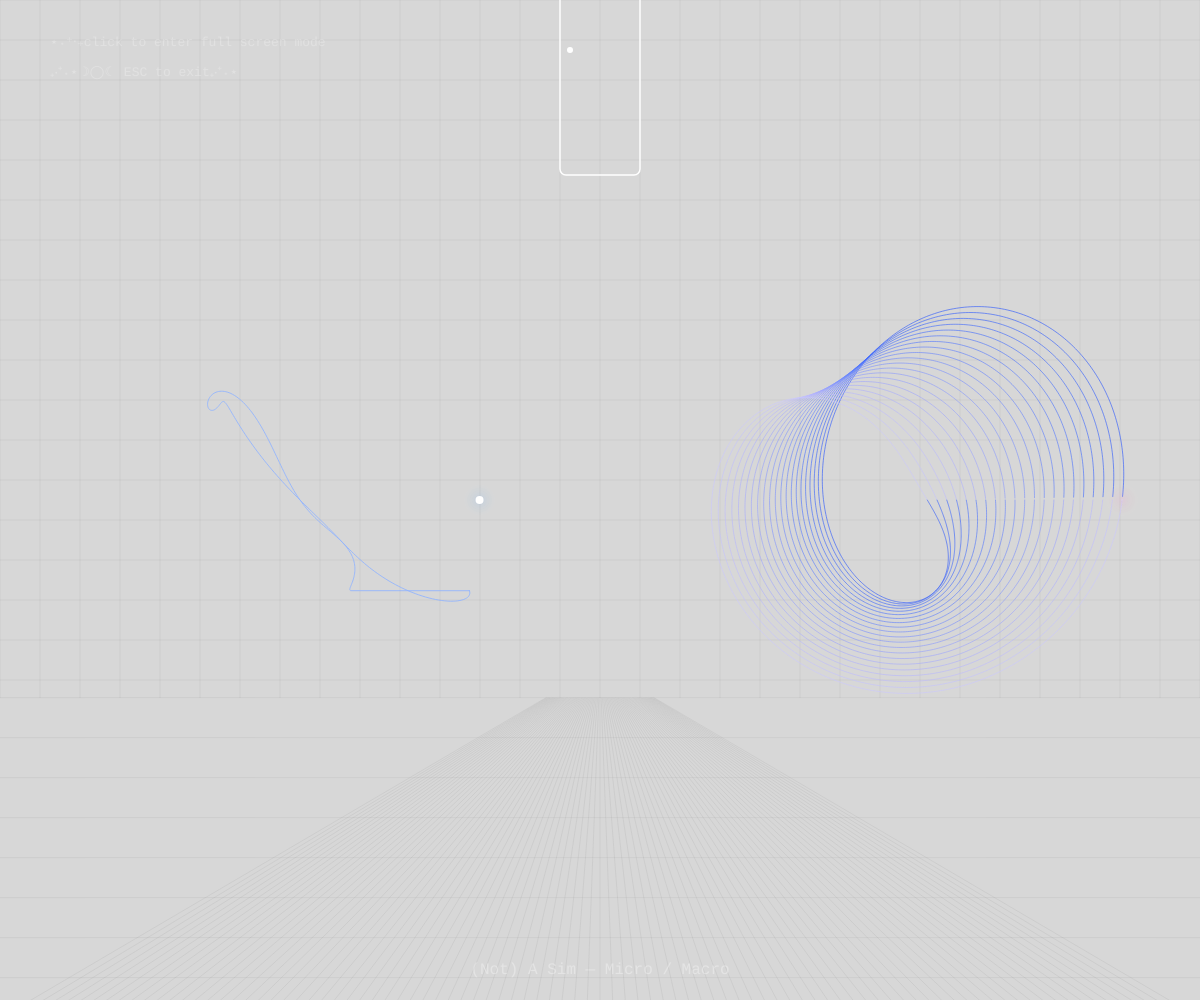
Frame 1 (no input)
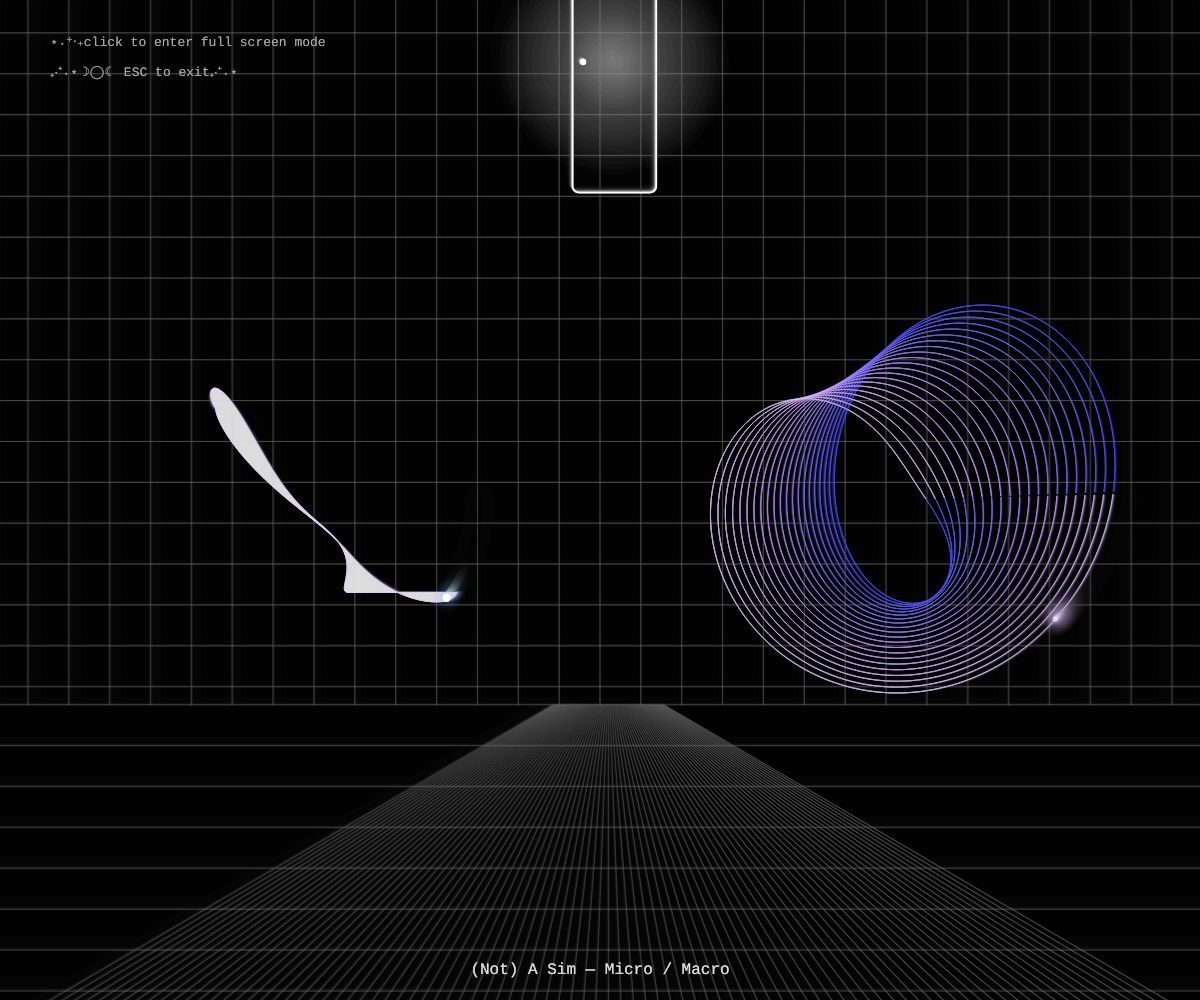
Frame 60 (no input)
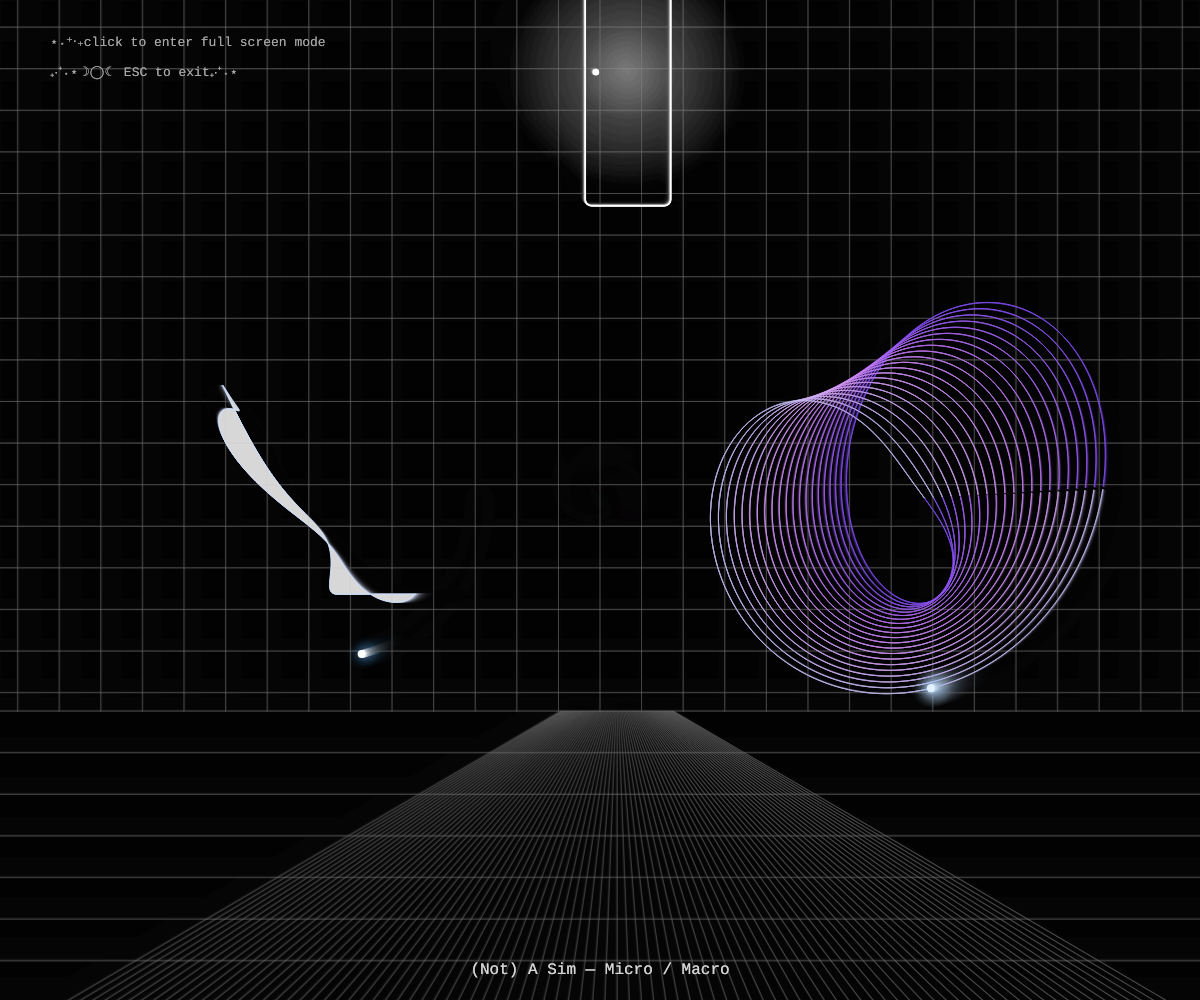
Frame 120 (the mouse pressed at the canvas centre since frame 60)

The p5.js sketch that drew these frames (run headless with seeded random() and noise() and a simulated clock; from frame 60 on, the mouse is pressed at the canvas centre):

// p5.js sketch
// ── sketch.js
let t = 0;
let camSpeed = 0.01;

let doorPos, doorTarget;
let doorW = 80, doorH;
let floatingSymbols = [];
let symbols = ["∞", "1", "$","☽", "☾", "✦", "0", "ꨄ"];

function setup() {
  createCanvas(windowWidth, windowHeight);
  noCursor();
  rectMode(CENTER);
  noFill();
  doorH = height * 0.25;
  doorPos = createVector(width / 2, height * 0.05);
  doorTarget = doorPos.copy();
  textFont('monospace');
}

function draw() {
  background(0, 40);

  let halfW = width / 2;
  let boxW = halfW * 0.9;
  let boxH = height * 0.9;

  stroke(80);
  // 中心分割线暂时隐藏（你之前注释掉了）
  // line(halfW, 0, halfW, height);

  drawModifiedGrid();

  push();
  translate(halfW / 2, height / 2);
  drawMobiusFirst(boxW * 0.8, boxH * 0.5);
  pop();

  push();
  translate(halfW + halfW / 2, height / 2);
  drawMobiusThird(boxW * 0.8, boxH * 0.5);
  pop();

  drawCenterDoor(halfW, height);

  // 单独绘制粒子（放 door 之后以便粒子在前）
  drawFloatingSymbols();

  // 左上角全屏提示（半透明）
  push();
  fill(255, 60);
  noStroke();
  textSize(13);
  textAlign(LEFT, TOP);
  text("⋆˖⁺‧₊click to enter full screen mode", 50, 36);
  text("₊‧⁺˖⋆☽◯☾ ESC to exit₊‧⁺˖⋆", 50, 66);
  pop();

  noStroke();
  fill(255, 80 + 50 * sin(t * 2));
  textAlign(CENTER, CENTER);
  textSize(16);
  text("(Not) A Sim — Micro / Macro", width / 2, height - 30);

  t += camSpeed;
}

/* ---------------------
   网格
--------------------- */
function drawModifiedGrid() {
  push();
  stroke(140, 140, 140, 35);
  strokeWeight(1);

  let pulse = 1 + 0.05 * sin(t * 0.8);
  let offsetY = 10 * sin(t * 0.5);
  translate(width / 2, height / 2 + offsetY);
  scale(pulse);
  translate(-width / 2, -height / 2);

  let topRegion = height * 3 / 4.3;
  let spacing = max(40, width / 30);
  let vanishingX = width / 2 + sin(t * 0.5) * 30;
  let bottom = height * 1.3;
  let rows = Math.ceil((bottom - topRegion) / spacing) + 4;

  for (let y = 0; y <= topRegion; y += spacing) line(-width * 0.5, y, width * 1.5, y);
  for (let x = -width * 0.5; x <= width * 1.5; x += spacing) line(x, 0, x, topRegion);

  for (let i = 0; i <= rows; i++) {
    let y = topRegion + i * spacing;
    let t2 = map(i, 0, rows, 0, 1);
    let leftX = lerp(-width * 0.8, vanishingX, t2 * 0.9);
    let rightX = lerp(width * 1.8, vanishingX, t2 * 0.9);
    line(leftX, y, rightX, y);
  }

  let verticalCols = Math.ceil(width / spacing) * 3;
  for (let i = -Math.floor(verticalCols / 2); i <= Math.floor(verticalCols / 2); i++) {
    let startX = vanishingX + i * (spacing * 0.6);
    line(startX, bottom, lerp(startX, vanishingX, 0.95), topRegion);
  }

  pop();
}

/* ---------------------
   中心门（带小白色光晕），门高度1/4且会远离鼠标
--------------------- */
function drawCenterDoor(midX, h) {
  push();
  let mouseVec = createVector(mouseX, mouseY);
  let distVec = p5.Vector.sub(doorPos, mouseVec);
  let maxDist = 250;
  if (distVec.mag() < maxDist) {
    let away = distVec.setMag(30);
    doorTarget = p5.Vector.add(createVector(midX, h * 0.05), away);
  } else {
    doorTarget = createVector(midX, h * 0.05);
  }

  doorPos.lerp(doorTarget, 0.08);

  let scalePulse = 1 + 0.07 * sin(t * 1.2);
  let moveY = 30 * sin(t * 0.7);
  let moveX = 50 * sin(t * 0.5);

  translate(doorPos.x + moveX, doorPos.y + moveY);
  scale(scalePulse);

  // 白色光晕（较小且透明）
  let ctx = drawingContext;
  let radius = max(doorW, doorH) * 0.45;
  let gradient = ctx.createRadialGradient(0, 0, 0, 0, 0, radius);
  gradient.addColorStop(0, 'rgba(255,255,255,0.12)');
  gradient.addColorStop(0.4, 'rgba(255,255,255,0.05)');
  gradient.addColorStop(1, 'rgba(255,255,255,0)');
  ctx.fillStyle = gradient;
  noStroke();
  ellipse(0, 0, radius * 2);

  // 门线框
  stroke(255);
  strokeWeight(1.5);
  noFill();
  rect(0, 0, doorW, doorH, 6);

  // 把手：小圆点（左侧）
  noStroke();
  fill(255);
  ellipse(-doorW / 2 + 10, 0, 6);

  // clear canvas shadow settings (safety)
  drawingContext.shadowBlur = 0;
  drawingContext.shadowColor = 'rgba(0,0,0,0)';

  pop();
}

/* ---------------------
   发光粒子（符号）系统
   鼠标点击任意屏幕位置都会在该位置生成粒子（修复过只在右半边的 bug）
   发光效果采用左右两个小“光球”而非单一圆片
--------------------- */
function drawFloatingSymbols() {
  for (let i = floatingSymbols.length - 1; i >= 0; i--) {
    let s = floatingSymbols[i];

    // dynamics
    s.angle += s.speed;
    s.radius += 0.6;
    s.alpha -= 6;

    // position
    let sx = s.x + cos(s.angle) * s.radius;
    let sy = s.y + sin(s.angle) * s.radius - s.radius * 0.3;

    // neon-ish twin glow (two small orbs left/right)
    noStroke();
    // lighter, more neon-like low-alpha outer glow
    fill(red(s.color), green(s.color), blue(s.color), s.alpha * 0.18);
    ellipse(sx - 5, sy, s.glowSize);
    ellipse(sx + 5, sy, s.glowSize);

    // core bright spot
    fill(red(s.color), green(s.color), blue(s.color), s.alpha * 0.9);
    ellipse(sx - 5, sy, s.coreSize);
    ellipse(sx + 5, sy, s.coreSize);

    // symbol text (slightly glowing)
    push();
    translate(sx, sy);
    drawingContext.shadowBlur = 12;
    drawingContext.shadowColor = s.color.toString();
    fill(red(s.color), green(s.color), blue(s.color), s.alpha);
    textSize(s.textSize);
    textAlign(CENTER, CENTER);
    text(s.char, 0, 0);
    pop();

    // cleanup shadow
    drawingContext.shadowBlur = 0;

    if (s.alpha <= 0) {
      floatingSymbols.splice(i, 1);
    }
  }
}

/* spawn helper */
function spawnSymbolsAt(x, y, count = 3) {
  for (let i = 0; i < count; i++) {
    let c = random(symbols);
    // more neon palette (HSL-ish via RGB selection)
    let col = color(random(120, 255), random(80, 255), random(140, 255));
    floatingSymbols.push({
      char: c,
      x: x,
      y: y,
      radius: random(8, 18),
      angle: random(TWO_PI),
      alpha: 220,
      speed: random(0.04, 0.09),
      color: col,
      glowSize: random(18, 38),
      coreSize: random(6, 12),
      textSize: random(16, 22)
    });
  }
}

/* mouse: try enter fullscreen (or re-enter after exit) and spawn particles */
function mousePressed() {
  // attempt to enter fullscreen when not already (this will work repeatedly after user exits)
  // note: fullscreen() is a p5 DOM helper that must be called on user gesture
  if (!fullscreen()) {
    try {
      fullscreen(true);
    } catch (e) {
      // some browsers may reject but this is safe to ignore
    }
  }
  // Always spawn particles at click position (fix: uses mouseX/mouseY directly)
  spawnSymbolsAt(mouseX, mouseY, 3);
}

/* allow ESC to exit fullscreen explicitly */
function keyPressed() {
  if (keyCode === ESCAPE) {
    try {
      fullscreen(false);
    } catch (e) {}
  }
}

// ---- 第一视角莫比乌斯 ----
function drawMobiusFirst(w, h) {
  let num = 300;
  let R = w / 3;
  let r = h / 4;

  beginShape();
  for (let i = 0; i < num; i++) {
    let u = map(i, 0, num, 0, TWO_PI);
    let dynamicR = R * (0.9 + 0.1 * sin(t * 0.3 + u * 2));
    let dynamicR2 = r * (0.5 + 0.5 * cos(u * 3 + t * 0.25));
    let smoothTwist = cos(u / 2 + t * 0.15) * 0.5 + 0.5;
    let smoothR = dynamicR2 * (0.5 + 0.5 * smoothTwist);
    let x = (dynamicR + smoothR * cos(u / 2)) * cos(u);
    let y = (dynamicR + smoothR * sin(u / 2)) * cos(u);
    let z = smoothR * sin(u / 2);
    let px = x * cos(t * 0.7) - z * sin(t * 0.7);
    let py = y;
    stroke(150 + 80 * sin(u * 3 + t * 2), 180 + 50 * sin(t), 255, 220);
    vertex(px * 0.7, py * 0.7);
  }
  endShape(CLOSE);

  let cx = (R + r * cos(t / 2)) * cos(t);
  let cy = (R + r * cos(t / 2)) * sin(t);
  let px = cx * 0.7;
  let py = cy * 0.7;
  noStroke();
  for (let i = 6; i >= 1; i--) {
    fill(120, 180, 255, 25 / i);
    ellipse(px, py, i * 5);
  }
  fill(255);
  ellipse(px, py, 8);
}

// ---- 第三视角莫比乌斯 ----
function drawMobiusThird(w, h) {
  let num = 400;
  let R = w / 3;
  let r = h / 4;

  strokeWeight(1);
  noFill();
  let rotateY = sin(t * 0.3) * PI / 8;
  let rotateX = cos(t * 0.25) * PI / 10;

  for (let v = -1; v <= 1; v += 0.1) {
    beginShape();
    for (let i = 0; i < num; i++) {
      let u = map(i, 0, num, 0, TWO_PI);
      let x = (R + v * r * cos(u / 2)) * cos(u);
      let y = (R + v * r * cos(u / 2)) * sin(u);
      let z = v * r * sin(u / 2);

      let x1 = x * cos(rotateY) - z * sin(rotateY);
      let z1 = x * sin(rotateY) + z * cos(rotateY);
      let y1 = y * cos(rotateX) - z1 * sin(rotateX);

      let px = x1 * cos(PI / 6) - z1 * sin(PI / 6);
      let py = y1;

      stroke(120 + 100 * sin(u * 2 + v + t), 140 + 60 * v, 255, 150);
      vertex(px, py);
    }
    endShape();
  }

  let u = t % TWO_PI;
  let x = (R + r * cos(u / 2)) * cos(u);
  let y = (R + r * cos(u / 2)) * sin(u);
  let z = r * sin(u / 2);

  let x1 = x * cos(rotateY) - z * sin(rotateY);
  let z1 = x * sin(rotateY) + z * cos(rotateY);
  let y1 = y * cos(rotateX) - z1 * sin(rotateX);

  let px = x1 * cos(PI / 6) - z1 * sin(PI / 6);
  let py = y1;

  let fadeDuration = PI / 2;
  let fadeFactor = 1.0;
  if (u < fadeDuration) fadeFactor = sin(map(u, 0, fadeDuration, 0, HALF_PI));
  else if (u > TWO_PI - fadeDuration) fadeFactor = sin(map(u, TWO_PI - fadeDuration, TWO_PI, HALF_PI, 0));

  let size = 1 + 8 * fadeFactor;
  let alpha = 120 + 120 * fadeFactor;

  noStroke();
  for (let i = 6; i >= 1; i--) {
    fill(150 + x / 3, 170 + y / 5, 220 + y / 4, alpha / (i * 5));
    ellipse(px, py, size + i * 5);
  }

  fill(230, 245, 255, alpha);
  ellipse(px, py, size);
}

function windowResized() {
  resizeCanvas(windowWidth, windowHeight);
}
